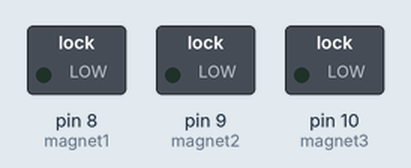
Recording of a sketch running on a simulated Arduino Uno, built with avr-gcc and run on an emulated ATmega328P. Parts: switched loads named in the sketch (green lamp = pin HIGH). Random numbers use the default seed unless the sketch sets one.

Above: at 0.15 s.
At 3.4 s:
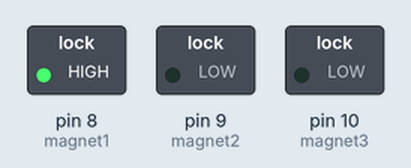
At 9.1 s:
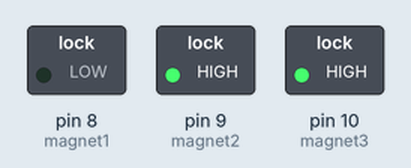
At 10.9 s:
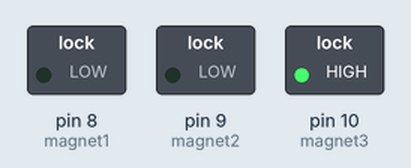
At 22.0 s:
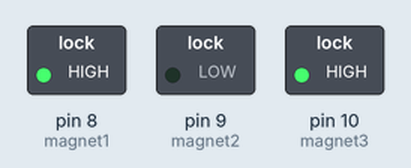
At 28.6 s:
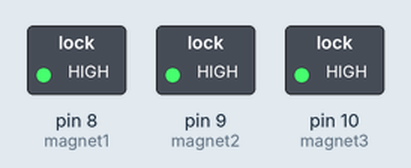
Timing chart, 0 to 40.0 s (numbered marks = the images above):
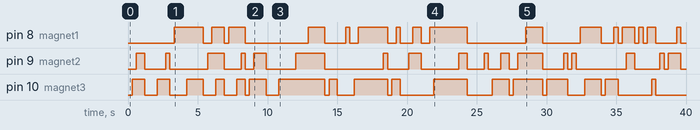

Measured:
- by itself, pin 8 (magnet1): LOW → HIGH at 3.3 s, → LOW 2.1 s later, → HIGH 0.60 s later, → LOW 0.90 s later, … (32 changes in this stretch)
- by itself, pin 9 (magnet2): LOW → HIGH at 0.60 s, → LOW 0.60 s later, → HIGH 1.5 s later, → LOW 0.30 s later, … (34 changes in this stretch)
- by itself, pin 10 (magnet3): LOW → HIGH at 0.30 s, → LOW 0.90 s later, → HIGH 0.90 s later, → LOW 0.90 s later, … (34 changes in this stretch)

The sketch:

sketch_base_ferrofluid.ino.ino
```cpp
int randNumber;
int magnet1 = 8;
int magnet2 = 9;
int magnet3 = 10;
int sensore = 11;
int delayValue = 300;

void setup() {

  pinMode(magnet1, OUTPUT);
  pinMode(magnet2, OUTPUT);
  pinMode(magnet3, OUTPUT);
  pinMode(sensore, INPUT);

  digitalWrite(magnet1, LOW);
  digitalWrite(magnet2, LOW);
  digitalWrite(magnet3, LOW);

  randomSeed(analogRead(0));
}

void loop() {

  randNumber = random(4);

  if(randNumber==0){

    digitalWrite(magnet1, LOW);
    digitalWrite(magnet2, LOW);
    digitalWrite(magnet3, LOW);
    delay(delayValue);

  }

  else if (randNumber == 1) {

    digitalWrite(magnet1, HIGH);
    delay(delayValue);
  }

  else if (randNumber == 2) {

    digitalWrite(magnet2, HIGH);
    delay(delayValue);
  }

   else if (randNumber == 3) {

    digitalWrite(magnet3, HIGH);
    delay(delayValue);
  }
  Serial.print(sensore);
  Serial.println();
}
```
